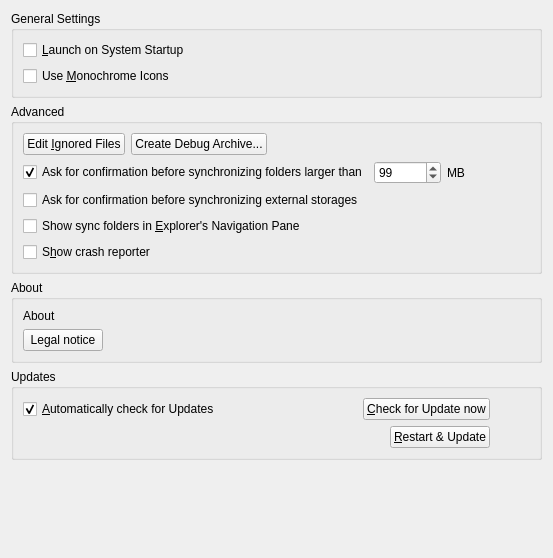
<?xml version="1.0" encoding="UTF-8"?>
<ui version="4.0">
 <class>OCC::GeneralSettings</class>
 <widget class="QWidget" name="OCC::GeneralSettings">
  <property name="geometry">
   <rect>
    <x>0</x>
    <y>0</y>
    <width>553</width>
    <height>558</height>
   </rect>
  </property>
  <property name="windowTitle">
   <string notr="true">Form</string>
  </property>
  <layout class="QGridLayout" name="gridLayout_3">
   <item row="2" column="0">
    <widget class="QGroupBox" name="aboutGroupBox">
     <property name="title">
      <string>About</string>
     </property>
     <layout class="QVBoxLayout" name="verticalLayout_3">
      <item>
       <widget class="QLabel" name="aboutLabel">
        <property name="sizePolicy">
         <sizepolicy hsizetype="Preferred" vsizetype="Minimum">
          <horstretch>0</horstretch>
          <verstretch>0</verstretch>
         </sizepolicy>
        </property>
        <property name="text">
         <string>About</string>
        </property>
       </widget>
      </item>
      <item>
       <layout class="QHBoxLayout" name="horizontalLayout_6">
        <item>
         <widget class="QPushButton" name="legalNoticeButton">
          <property name="text">
           <string>Legal notice</string>
          </property>
         </widget>
        </item>
        <item>
         <spacer name="horizontalSpacer_2">
          <property name="orientation">
           <enum>Qt::Horizontal</enum>
          </property>
          <property name="sizeHint" stdset="0">
           <size>
            <width>40</width>
            <height>20</height>
           </size>
          </property>
         </spacer>
        </item>
       </layout>
      </item>
     </layout>
    </widget>
   </item>
   <item row="0" column="0">
    <widget class="QGroupBox" name="generalGroupBox">
     <property name="title">
      <string>General Settings</string>
     </property>
     <layout class="QGridLayout" name="gridLayout_2">
      <item row="1" column="0">
       <widget class="QCheckBox" name="monoIconsCheckBox">
        <property name="toolTip">
         <string>For System Tray</string>
        </property>
        <property name="text">
         <string>Use &amp;Monochrome Icons</string>
        </property>
       </widget>
      </item>
      <item row="0" column="0">
       <widget class="QCheckBox" name="autostartCheckBox">
        <property name="text">
         <string>&amp;Launch on System Startup</string>
        </property>
       </widget>
      </item>
      <item row="0" column="1">
       <widget class="QCheckBox" name="serverNotificationsCheckBox">
        <property name="text">
         <string>Show Server &amp;Notifications</string>
        </property>
       </widget>
        <widget class="QCheckBox" name="virtualFileSystemCheckbox">
          <property name="text">
            <string>Enable &amp;Virtual File System</string>
          </property>
          <property name="hidden">
            <bool>true</bool>
          </property>
        </widget>        
      </item>
     </layout>
    </widget>
   </item>
   <item row="3" column="0">
    <widget class="QGroupBox" name="updatesGroupBox">
     <property name="title">
      <string>Updates</string>
     </property>
     <layout class="QGridLayout" name="gridLayout_4">
      <item row="0" column="0">
       <layout class="QHBoxLayout" name="horizontalLayout_11">
        <item>
         <widget class="QCheckBox" name="autoCheckForUpdatesCheckBox">
          <property name="text">
           <string>&amp;Automatically check for Updates</string>
          </property>
          <property name="checked">
           <bool>true</bool>
          </property>
         </widget>
        </item>
        <item>
         <widget class="QPushButton" name="updateButton">
          <property name="sizePolicy">
           <sizepolicy hsizetype="Maximum" vsizetype="Fixed">
            <horstretch>0</horstretch>
            <verstretch>0</verstretch>
           </sizepolicy>
          </property>
          <property name="text">
           <string>&amp;Check for Update now</string>
          </property>
         </widget>
        </item>
        <item>
         <spacer name="horizontalSpacer_5">
          <property name="orientation">
           <enum>Qt::Horizontal</enum>
          </property>
          <property name="sizeType">
           <enum>QSizePolicy::Preferred</enum>
          </property>
          <property name="sizeHint" stdset="0">
           <size>
            <width>40</width>
            <height>20</height>
           </size>
          </property>
         </spacer>
        </item>
       </layout>
      </item>
      <item row="1" column="0">
       <layout class="QHBoxLayout" name="horizontalLayout_2">
        <item>
         <widget class="QLabel" name="updateStateLabel">
          <property name="text">
           <string/>
          </property>
          <property name="wordWrap">
           <bool>true</bool>
          </property>
          <property name="openExternalLinks">
           <bool>true</bool>
          </property>
         </widget>
        </item>
        <item>
         <widget class="QPushButton" name="restartButton">
          <property name="sizePolicy">
           <sizepolicy hsizetype="Maximum" vsizetype="Fixed">
            <horstretch>0</horstretch>
            <verstretch>0</verstretch>
           </sizepolicy>
          </property>
          <property name="text">
           <string>&amp;Restart &amp;&amp; Update</string>
          </property>
         </widget>
        </item>
        <item>
         <spacer name="horizontalSpacer">
          <property name="orientation">
           <enum>Qt::Horizontal</enum>
          </property>
          <property name="sizeType">
           <enum>QSizePolicy::Preferred</enum>
          </property>
          <property name="sizeHint" stdset="0">
           <size>
            <width>40</width>
            <height>20</height>
           </size>
          </property>
         </spacer>
        </item>
       </layout>
      </item>
     </layout>
    </widget>
   </item>
   <item row="4" column="0">
    <spacer name="verticalSpacer">
     <property name="orientation">
      <enum>Qt::Vertical</enum>
     </property>
     <property name="sizeHint" stdset="0">
      <size>
       <width>20</width>
       <height>0</height>
      </size>
     </property>
    </spacer>
   </item>
   <item row="1" column="0">
    <widget class="QGroupBox" name="groupBox">
     <property name="title">
      <string>Advanced</string>
     </property>
     <layout class="QVBoxLayout" name="verticalLayout">
      <item>
       <layout class="QHBoxLayout" name="horizontalLayout_4">
        <item>
         <widget class="QPushButton" name="ignoredFilesButton">
          <property name="text">
           <string>Edit &amp;Ignored Files</string>
          </property>
         </widget>
        </item>
        <item>
         <widget class="QPushButton" name="debugArchiveButton">
          <property name="text">
           <string>Create Debug Archive...</string>
          </property>
         </widget>
        </item>
        <item>
         <spacer name="horizontalSpacer_4">
          <property name="orientation">
           <enum>Qt::Horizontal</enum>
          </property>
          <property name="sizeHint" stdset="0">
           <size>
            <width>555</width>
            <height>20</height>
           </size>
          </property>
         </spacer>
        </item>
       </layout>
      </item>
      <item>
       <layout class="QHBoxLayout" name="horizontalLayout_3">
        <item>
         <widget class="QCheckBox" name="newFolderLimitCheckBox">
          <property name="text">
           <string>Ask for confirmation before synchronizing folders larger than</string>
          </property>
          <property name="checked">
           <bool>true</bool>
          </property>
         </widget>
        </item>
        <item>
         <widget class="QSpinBox" name="newFolderLimitSpinBox">
          <property name="maximum">
           <number>999999</number>
          </property>
          <property name="value">
           <number>99</number>
          </property>
         </widget>
        </item>
        <item>
         <widget class="QLabel" name="label">
          <property name="text">
           <string extracomment="Trailing part of &quot;Ask confirmation before syncing folder larger than&quot; ">MB</string>
          </property>
         </widget>
        </item>
        <item>
         <spacer name="horizontalSpacer_3">
          <property name="orientation">
           <enum>Qt::Horizontal</enum>
          </property>
          <property name="sizeHint" stdset="0">
           <size>
            <width>40</width>
            <height>20</height>
           </size>
          </property>
         </spacer>
        </item>
       </layout>
      </item>
      <item>
       <layout class="QHBoxLayout" name="horizontalLayout_8">
        <item>
         <widget class="QCheckBox" name="newExternalStorage">
          <property name="text">
           <string>Ask for confirmation before synchronizing external storages</string>
          </property>
         </widget>
        </item>
       </layout>
      </item>
      <item>
       <layout class="QHBoxLayout" name="horizontalLayout_10">
        <item>
         <widget class="QCheckBox" name="showInExplorerNavigationPaneCheckBox">
          <property name="text">
           <string>Show sync folders in &amp;Explorer's Navigation Pane</string>
          </property>
         </widget>
        </item>
       </layout>
      </item>
      <item>
       <layout class="QHBoxLayout" name="horizontalLayout_9">
        <item>
         <widget class="QCheckBox" name="crashreporterCheckBox">
          <property name="sizePolicy">
           <sizepolicy hsizetype="MinimumExpanding" vsizetype="Fixed">
            <horstretch>0</horstretch>
            <verstretch>0</verstretch>
           </sizepolicy>
          </property>
          <property name="text">
           <string>S&amp;how crash reporter</string>
          </property>
         </widget>
        </item>
       </layout>
      </item>
     </layout>
    </widget>
   </item>
  </layout>
 </widget>
 <tabstops>
  <tabstop>autostartCheckBox</tabstop>
  <tabstop>serverNotificationsCheckBox</tabstop>
  <tabstop>virtualFileSystemCheckbox</tabstop>
  <tabstop>monoIconsCheckBox</tabstop>
  <tabstop>ignoredFilesButton</tabstop>
  <tabstop>newFolderLimitCheckBox</tabstop>
  <tabstop>newFolderLimitSpinBox</tabstop>
  <tabstop>crashreporterCheckBox</tabstop>
  <tabstop>autoCheckForUpdatesCheckBox</tabstop>
  <tabstop>updateButton</tabstop>
  <tabstop>restartButton</tabstop>
 </tabstops>
 <resources/>
 <connections>
  <connection>
   <sender>newFolderLimitCheckBox</sender>
   <signal>toggled(bool)</signal>
   <receiver>newFolderLimitSpinBox</receiver>
   <slot>setEnabled(bool)</slot>
   <hints>
    <hint type="sourcelabel">
     <x>247</x>
     <y>188</y>
    </hint>
    <hint type="destinationlabel">
     <x>497</x>
     <y>190</y>
    </hint>
   </hints>
  </connection>
 </connections>
</ui>
